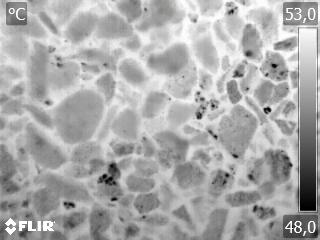
#> input picture img/103_E5R_0.jpg, 320 x 240 px, found by its file name
$ python manual_thr.py   (older library calls are emulated)
#> lines starting #> are read from the running program, lines starting #| are printed output that depends on the picture; after the words box and inside, x2 and y2 are one past the last pixel; in counts of white or black regions, pixels touching at a corner belong together
### img_processing.py
'''Supporting functions for image preprocessng, data loading and labeling.'''

import glob

import matplotlib.pyplot as plt
import natsort
import numpy as np
from PIL import Image
import pytesseract
from skimage.color import rgb2gray
from skimage.exposure import histogram
from skimage.filters import threshold_otsu
from skimage.io import imread
from skimage.transform import rescale
from skimage.util import invert, crop


def show_with_hist(img, title):
    '''Plot imgage alongside its histogram.'''
    plt.figure()
    plt.subplot(121)
    plt.imshow(img, cmap=plt.get_cmap('gray'))
    plt.title(title)
    hist, bins_center = histogram(img)
    plt.subplot(122)
    plt.plot(bins_center, hist, lw=2)


def crop_ui(img):
    '''Remove FLIR camera UI from image'''
    img_cropped = crop(img, ((27, 19), (25, 37)))
    return img_cropped


def get_temperature_bounds(img, bounds=(((6, 24), (283, 318)),
                                        ((219, 236), (283, 318)))):
    '''Extract temperature values from FLIR UI on image.'''
    img = invert(img)
    temp_txt = []
    for bound in bounds:
        bound_img = img[slice(*bound[0]), slice(*bound[1])]
        bound_img = rescale(bound_img, 4, anti_aliasing=True)
        thr = threshold_otsu(bound_img)
        img_txt = bound_img > thr
        img_txt = Image.fromarray(img_txt)
        temp = pytesseract.image_to_string(img_txt, config='digits')
        if temp != '':
            temp = float(temp) / 10
        else:
            temp = 0
        temp_txt.append(temp)
    return temp_txt


# [43 lines left out: functions full_prepare, load_img_series, default_img_set, decode_labels, encode_labels, not called in this run]

### deprecated/manual_thr.py
import matplotlib
import matplotlib.pyplot as plt
import numpy as np
from skimage.io import imread
from skimage.color import rgb2gray
from skimage.filters import sobel
from skimage.morphology import watershed
from img_processing import *

# Load and show
img = imread('img/103_E5R_0.jpg')
#> img is the input picture: shape (240, 320, 3); mean R, G, B 170.5, 170.5, 170.5
img = rgb2gray(img)
#> img: shape (240, 320) float64
show_with_hist(img, 'Original image')
#> in show_with_hist, `hist, bins_center = histogram(img)`: hist = 256 values, max 985 at index 158, min 3 at index 25, mean 300; bins_center = 256 values from 0.00195 to 0.998

# Get temperature bounds
print(get_temperature_bounds(img))
#> in get_temperature_bounds, `img = invert(img)`:
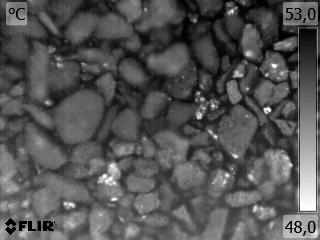
#> img: shape (240, 320) float64; min 0, max 1, mean 0.331
#> the loop in get_temperature_bounds, `for bound in bounds:` made 1 pass
#> thr on pass 1: 0.295
#> pass 1, in get_temperature_bounds, `bound_img = rescale(bound_img, 4, anti_aliasing=True)`:
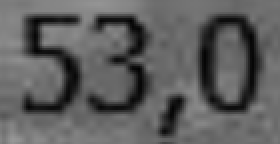
#> bound_img: shape (72, 140) float64 (shown 2 times larger); min 0.00717, max 0.595, mean 0.37
#> pass 1, in get_temperature_bounds, `img_txt = bound_img > thr`:
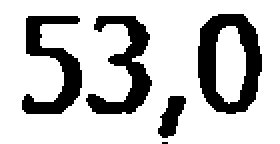
#> img_txt: shape (72, 140) bool (shown 2 times larger); 76.8% white; 5 black regions (1 under 20 px), largest, box (x1, y1, x2, y2) and area: (99, 7, 131, 57) 854, (43, 8, 76, 57) 664, (11, 8, 41, 57) 648, (79, 48, 93, 69) 171
#> after the loop in get_temperature_bounds, `for bound in bounds:`: temp_txt = []
#> (the call stopped at in get_temperature_bounds, `temp = pytesseract.image_to_string(img_txt, config='digits')`: pytesseract is not available in this run)

# Crop
img_crop = crop_ui(img)
#> in crop_ui, `img_cropped = crop(img, ((27, 19), (25, 37)))`:
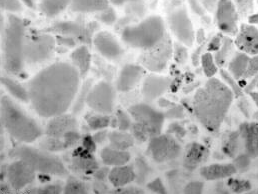
#> img_cropped: shape (194, 258) float64; min 0, max 1, mean 0.681
show_with_hist(img_crop, 'Cropped image')

# Invert
img_inv = invert(img_crop)
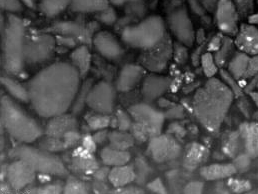
#> img_inv: shape (194, 258) float64; min 0, max 1, mean 0.319
show_with_hist(img_inv, 'Inverted')

img_prep = img_inv

# Segmentation
markers = np.zeros_like(img_prep)
markers[img_prep < 0.6] = 1
markers[img_prep > 0.75] = 2
fig = plt.figure()
plt.imshow(markers, cmap=plt.get_cmap('gray')); plt.title('Thr')

elevation_map = sobel(img_prep)
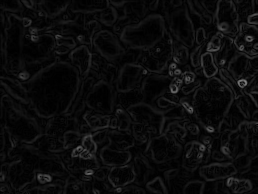
#> elevation_map: shape (194, 258) float64; min 0, max 0.52, mean 0.0454
fig = plt.figure()
plt.imshow(elevation_map); plt.title('Elevation map')
#> (the run stopped early here; a loop or call above may not have finished)

$ run again, with img/103_E5R_1.jpg copied over img/103_E5R_0.jpg
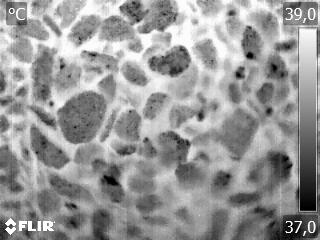
#> input picture img/103_E5R_1.jpg, 320 x 240 px, found by its file name
#> img is the input picture: shape (240, 320, 3); min 0, max 255, mean 151.4
#> hist = 256 values, max 633 at index 154, min 14 at index 7, mean 300; bins_center = 256 values from 0.00195 to 0.998
#> the loop in get_temperature_bounds, `for bound in bounds:` made 1 pass
#> thr on pass 1: 0.349
#> pass 1, in get_temperature_bounds, `img_txt = bound_img > thr`:
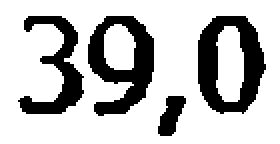
#> img_txt: shape (72, 140) bool (shown 2 times larger); 74.7% white; 4 black regions, box (x1, y1, x2, y2) and area: (99, 8, 133, 57) 904, (44, 8, 77, 58) 846, (9, 8, 42, 57) 623, (79, 48, 93, 68) 173
#> after the loop in get_temperature_bounds, `for bound in bounds:`: temp_txt = []
#> `elevation_map = sobel(img_prep)`:
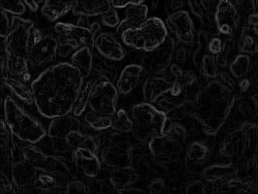
#> elevation_map: shape (194, 258) float64; min 0, max 0.41, mean 0.0566
